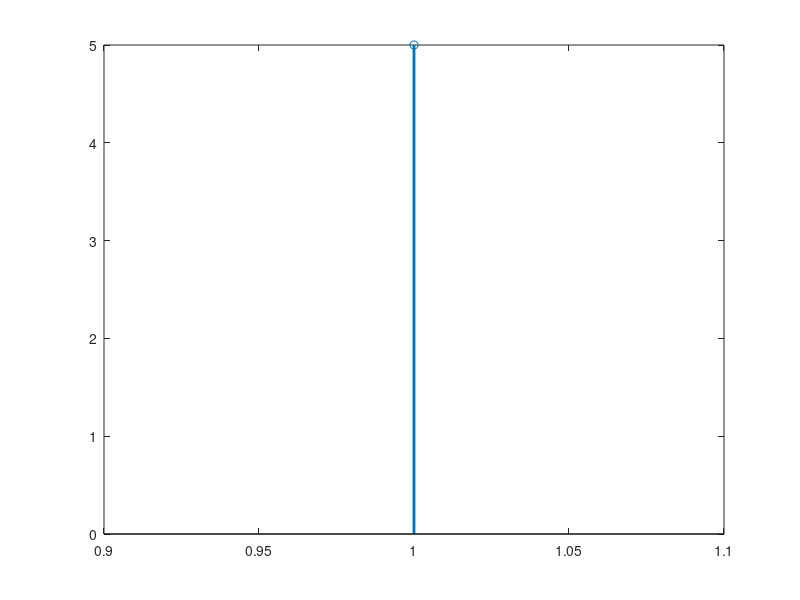
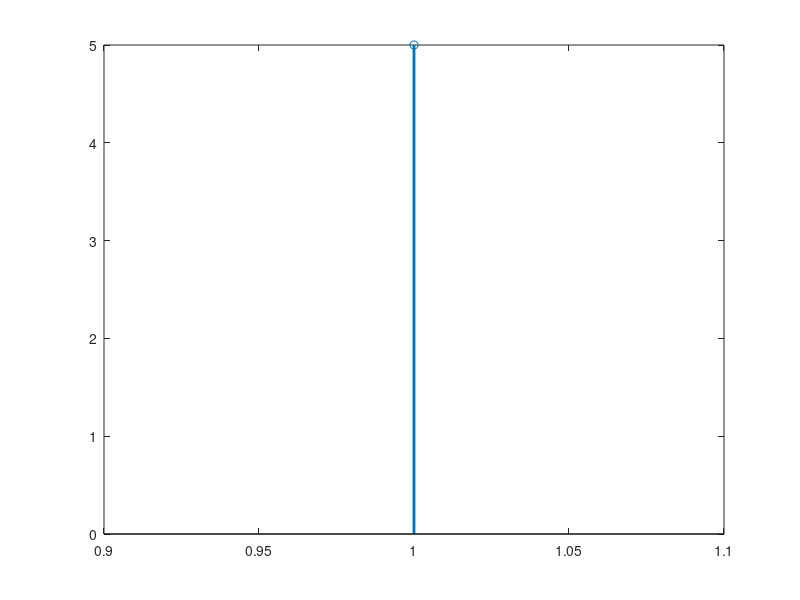
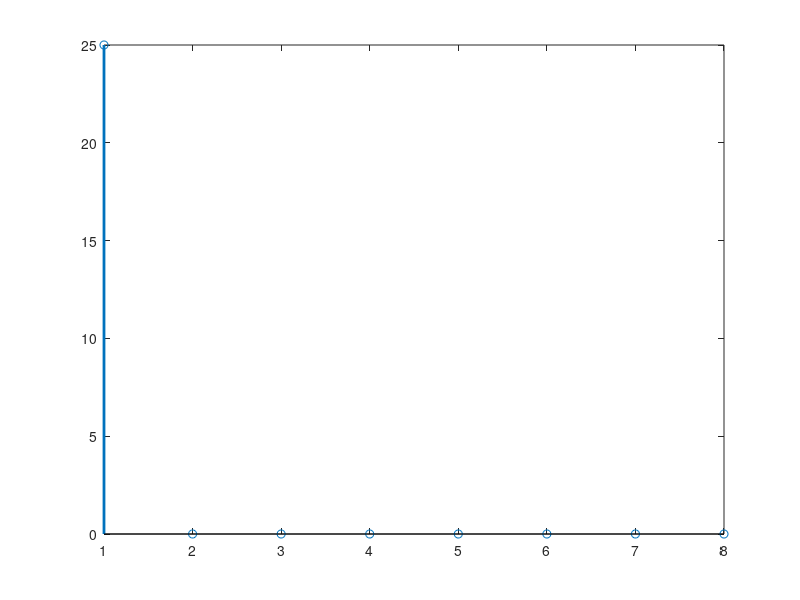

MATLAB code to generate these figures, in order:
x=input('Entet the first sequence');
y=input('Enter the second sequence');

z=cconv(x,y,8);
figure;
stem(x,'LineWidth',2);
figure;
stem(y,'LineWidth',2);
figure;
stem(z,'LineWidth',2);
axis tight;
